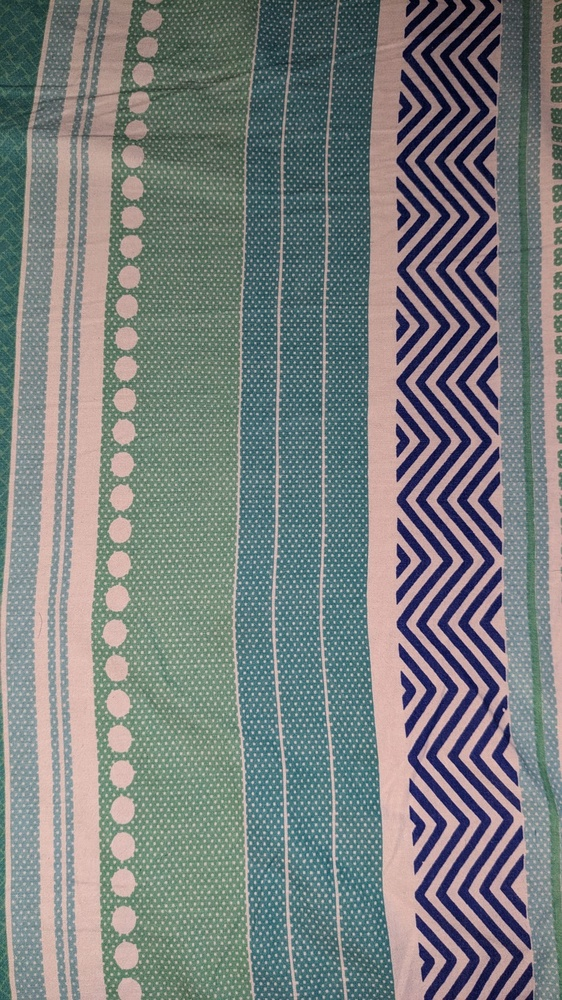
#> input picture Basics/Input_Images/BedSheet.jpeg, 562 x 1000 px, shrunk from 1134 x 2016 before the run; its folder holds only this picture in this run
$ jupyter execute --allow-errors Manual_Sobel_edge_detection_with_direction.ipynb
#> lines starting #> are read from the running program, lines starting #| are printed output that depends on the picture
#> further down, img is the input picture: shape (1000, 562, 3); mean B, G, R 125.4, 125.8, 120.7
#> `grey_img = cv2.cvtColor(img, cv2.COLOR_BGR2GRAY)`:
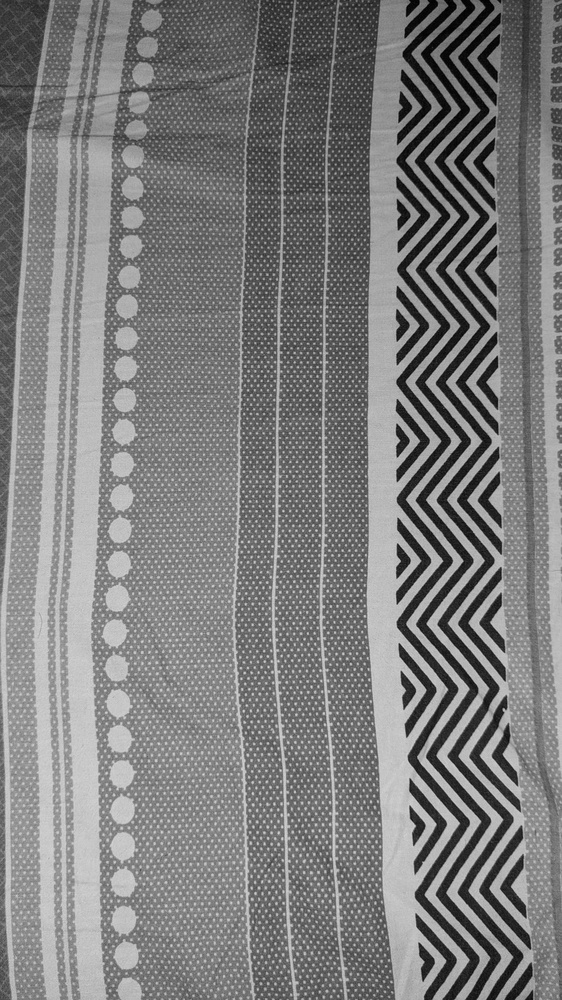
#> grey_img: shape (1000, 562); min 1, max 217, mean 124.2
[cell 1]
import os
import cv2
import imutils
import math
import numpy as np
from tqdm import tqdm

[cell 2]
def disp_img(img):
    cv2.imshow("Image", img)
    cv2.waitKey(0)

def normalize_img(img):
    img = (img-np.min(img))/(np.max(img)-np.min(img)) * 255
    img = img.astype("uint8")
    return img

def write_img(name, img):
    cv2.imwrite("Output_Images//Sobel//Edge_Detected_%s" % name, img)

def apply_gaussian_blur(img, sigma=1):
    kernel_x = np.array([[1, 4, 7, 4 ,1],
              [4, 16,26,16,4],
              [7, 26,41,26,7],
              [4, 16,26,16,4],
              [1, 4, 7, 4 ,1]], dtype='float')
    kernel_y = kernel_x.T
    kernel = (1/(2*np.pi*(sigma**2))) * (np.exp(-(np.square(kernel_x) + np.square(kernel_y)) / (2*np.square(sigma))))
    kernel = kernel / np.sum(kernel)

    blurred = np.zeros(img.shape)
    for i in tqdm(range(2 , img.shape[0] - 2)):
        for j in range(2, img.shape[1] - 2):
            blurred[i, j] = np.sum(img[i-2:i+3, j-2:j+3]*kernel)
    return blurred

def run_sobel_filter(img):
    window_y = np.array([[-1, 0 ,1], [-2, 0, 2], [-1, 0 ,1]])
    window_x = np.array([[-1, -2, -1], [0, 0, 0], [1, 2, 1]])
    sobel_x = np.zeros(img.shape)
    sobel_y = np.zeros(img.shape)

    img = np.pad(img, 1, mode='edge')
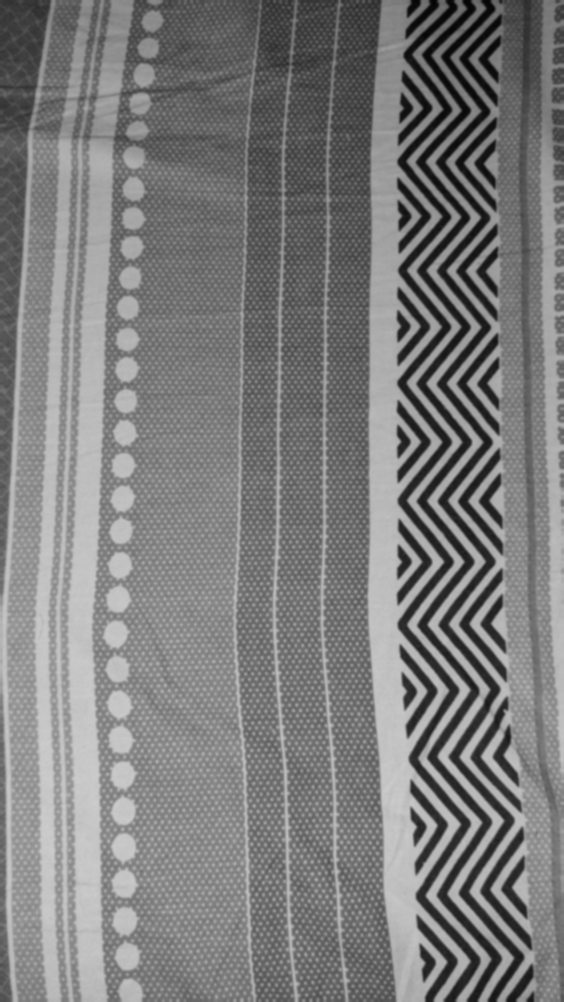
#> img: shape (1002, 564); min 5, max 204, mean 124.2
    for i in tqdm(range(1 , img.shape[0] - 1)):
        for j in range(1, img.shape[1] - 1):
            img_blob = img[i-1:i+2, j-1:j+2]
            sobel_x[i-1, j-1] = np.sum(img_blob*window_x)
            sobel_y[i-1, j-1] = np.sum(img_blob*window_y)
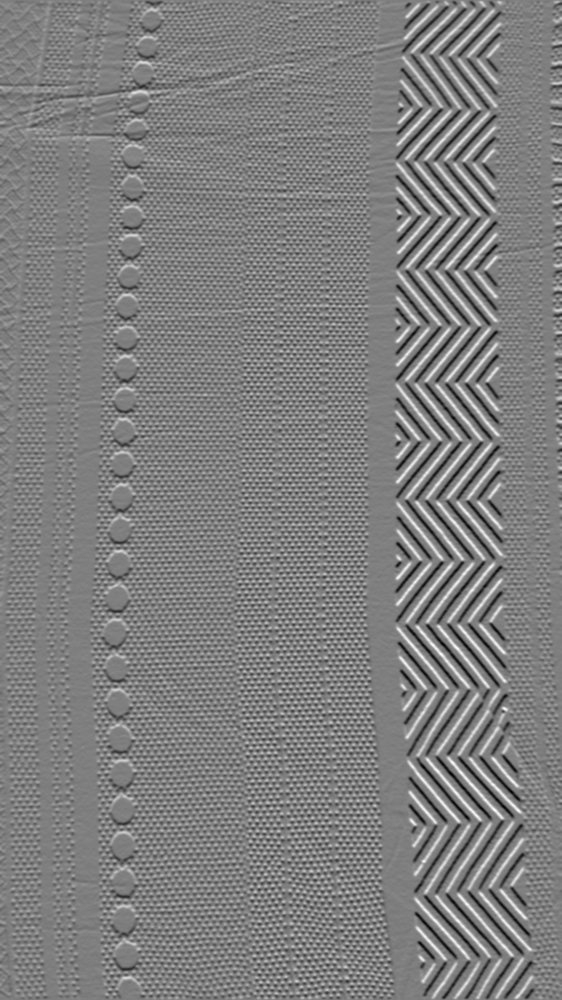
#> sobel_x: shape (1000, 562) float64; min -280, max 282, mean 0.3; drawn with min black and max white
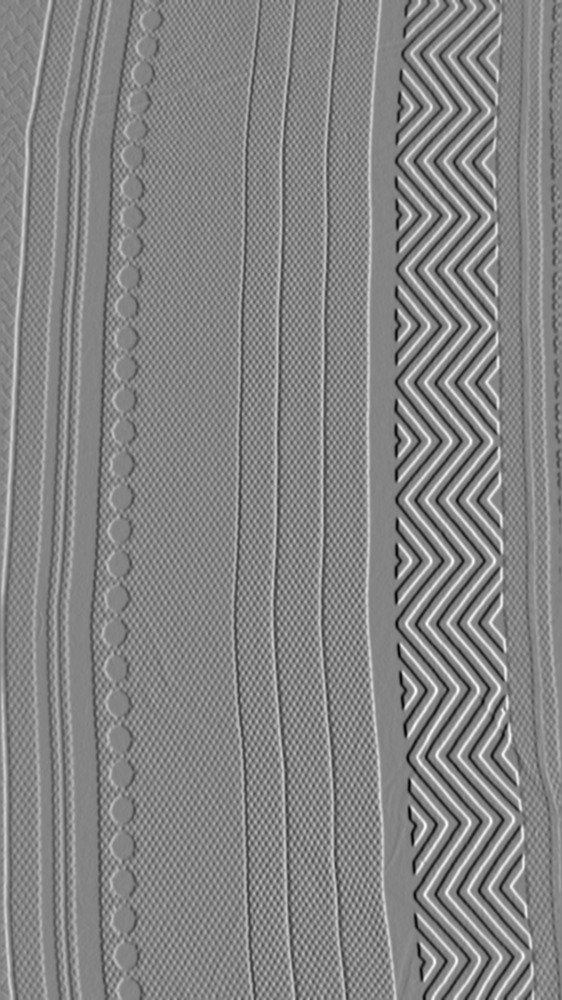
#> sobel_y: shape (1000, 562) float64; min -403, max 372, mean 0.4; drawn with min black and max white
#> `final_sobel = np.sqrt(np.square(sobel_x) + np.square(sobel_y))`:
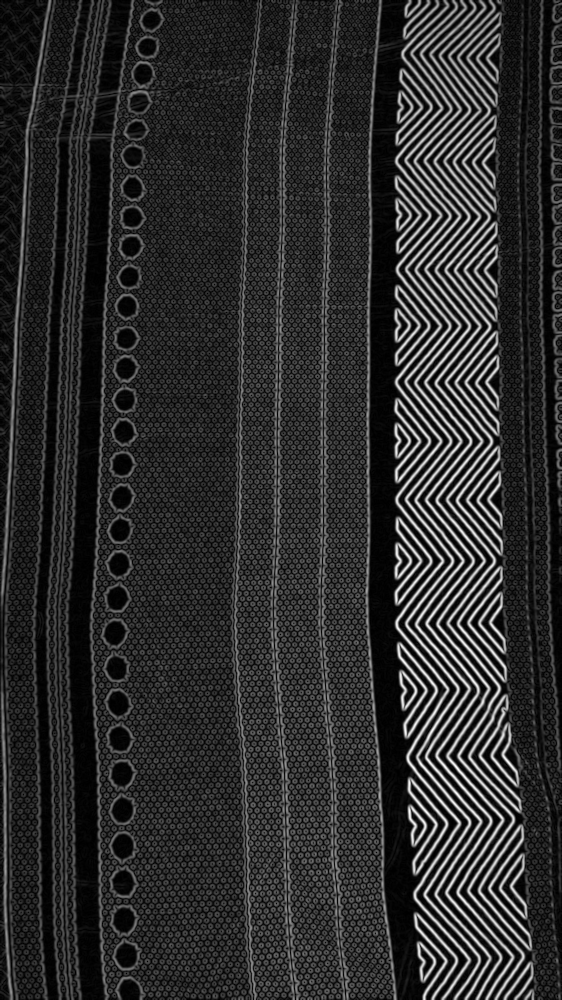
#> final_sobel: shape (1000, 562) float64; min 0, max 403.4, mean 72.5; drawn with min black and max white
#> `final_sobel = final_sobel.astype("uint8")`:
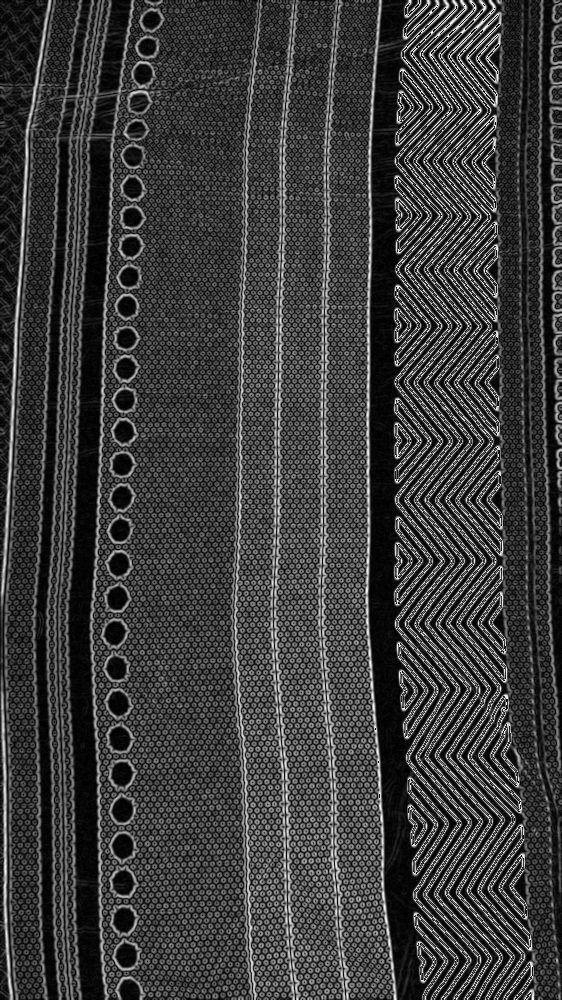
#> final_sobel: shape (1000, 562); min 0, max 255, mean 60.8
    return sobel_x, sobel_y

def perform_nonmax_suppression(img):
    for i in range(2, img.shape[0] - 2):
        for j in range(2, img.shape[1] - 2):
            blob = img[i-2:i+3, j-2:j+3]

#> (a cell that did not finish here is left out)

$ run again, on Basics/Input_Images/book.jpeg
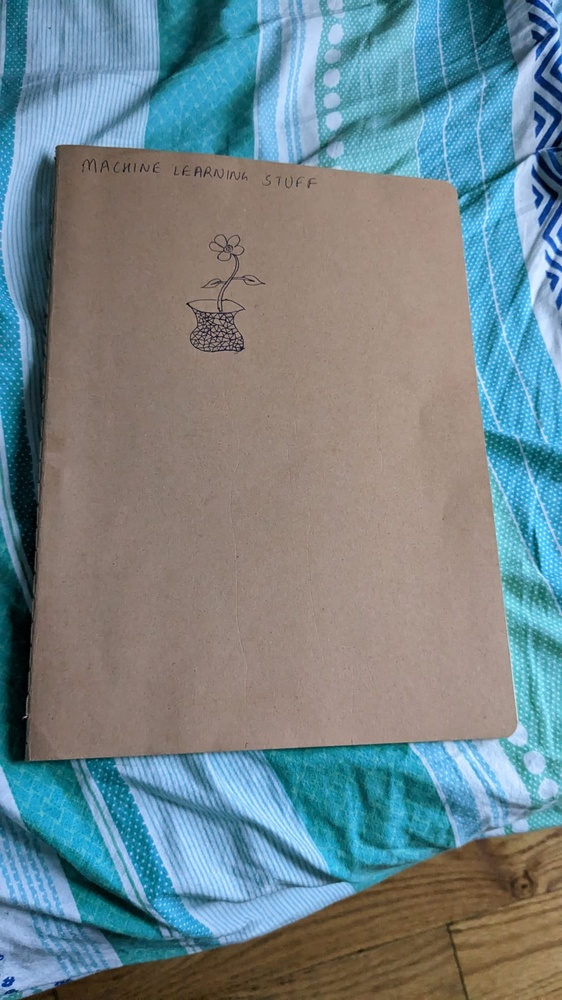
#> input picture Basics/Input_Images/book.jpeg, 562 x 1000 px, shrunk from 1134 x 2016 before the run
#> img is the input picture: shape (1000, 562, 3); mean B, G, R 138.6, 132.7, 114.5
#> img: shape (1002, 564)
#> after the loop in run_sobel_filter, `for i in tqdm(range(1 , img.shape[0] - 1)):`:
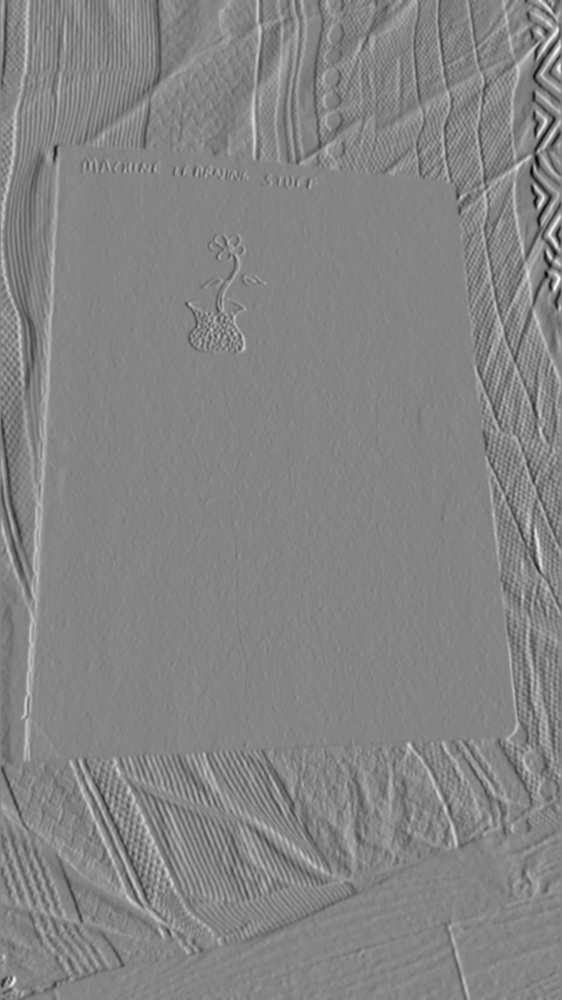
#> sobel_y: shape (1000, 562) float64; min -369, max 341, mean 0.2; drawn with min black and max white
#> `final_sobel = final_sobel.astype("uint8")`:
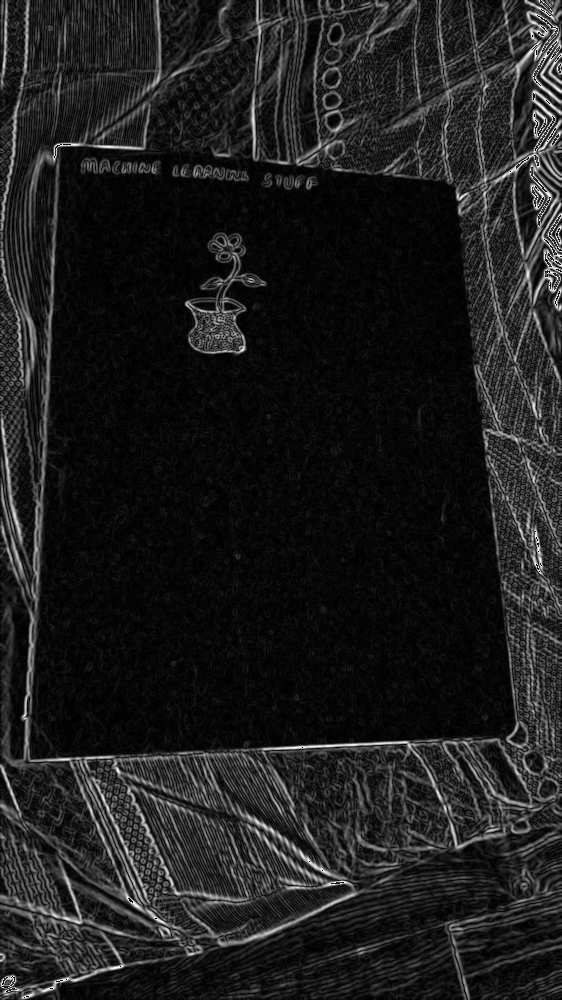
#> final_sobel: shape (1000, 562); min 0, max 255, mean 30.1

$ run again, on Basics/Input_Images/datasheet.jpeg
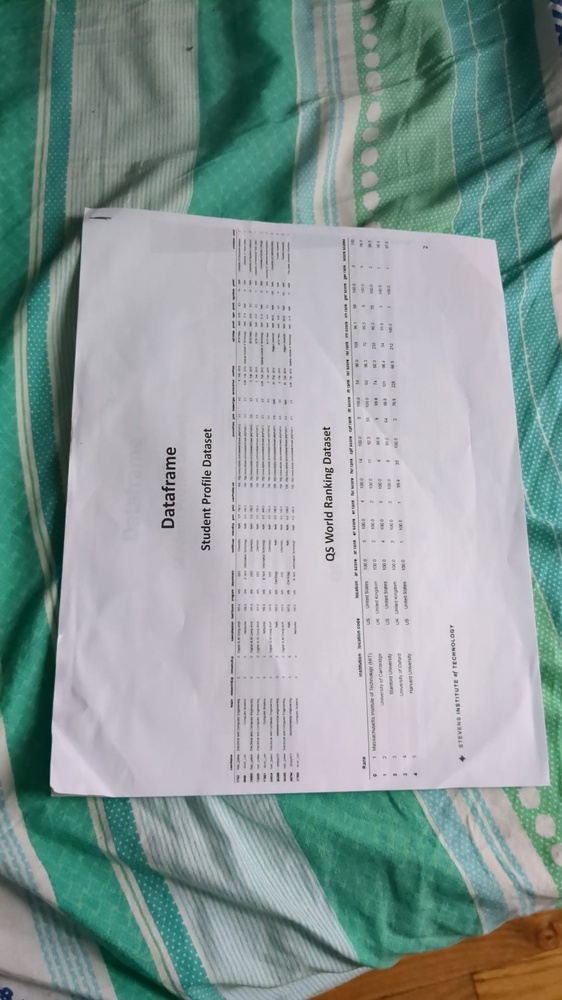
#> input picture Basics/Input_Images/datasheet.jpeg, 562 x 1000 px, shrunk from 1080 x 1920 before the run
#> img is the input picture: shape (1000, 562, 3); mean B, G, R 150.5, 153.1, 136.3
#> img: shape (1002, 564)
#> after the loop in run_sobel_filter, `for i in tqdm(range(1 , img.shape[0] - 1)):`:
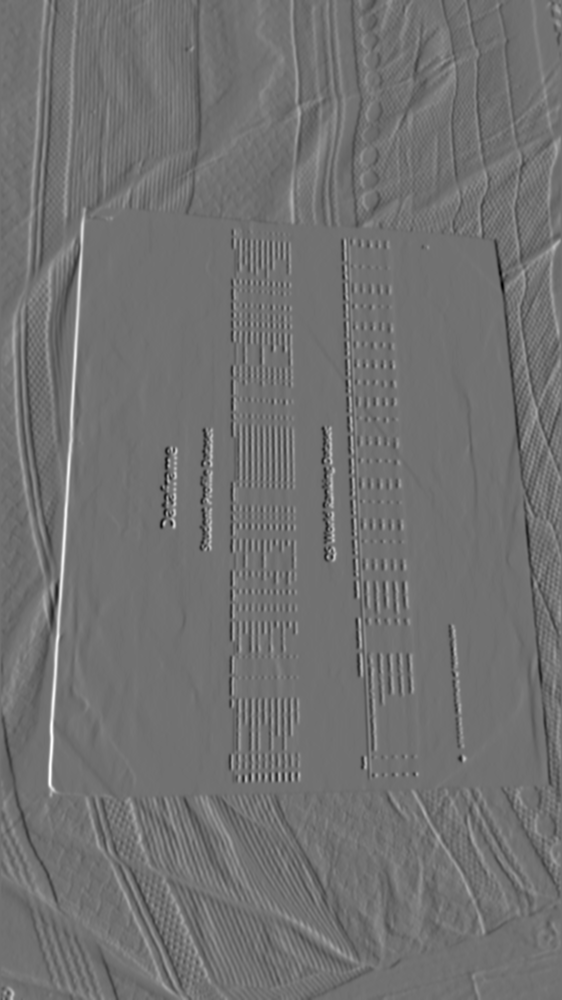
#> sobel_y: shape (1000, 562) float64; min -358, max 447, mean 0.4; drawn with min black and max white
#> `final_sobel = final_sobel.astype("uint8")`:
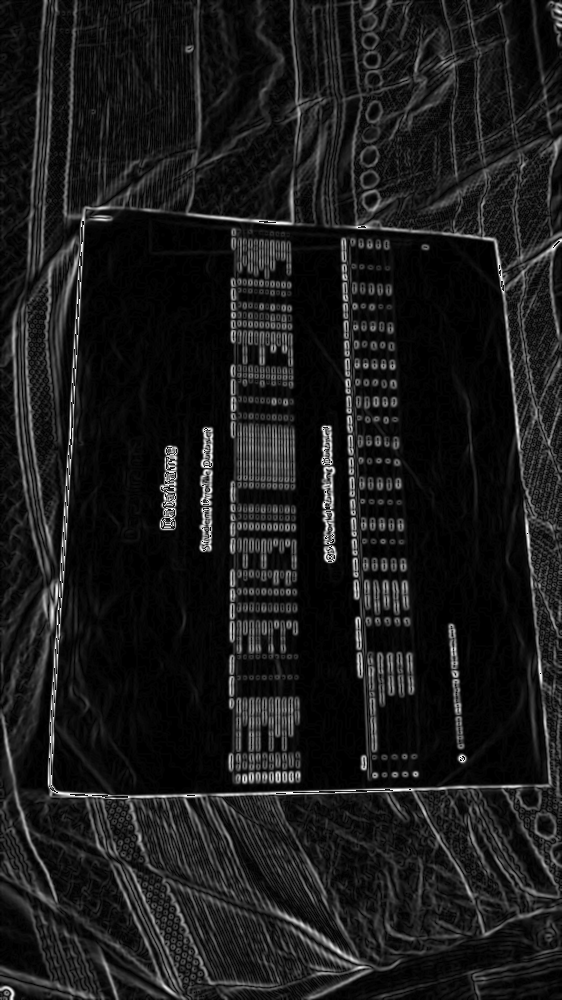
#> final_sobel: shape (1000, 562); min 0, max 255, mean 26.7
